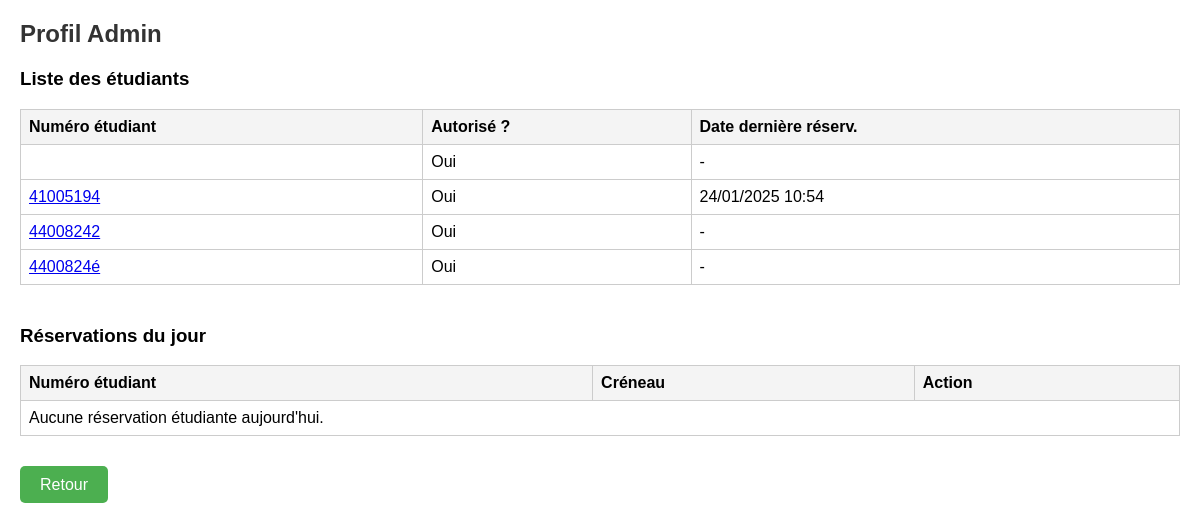
/profilAdmin/ (signed in), run on an earlier commit of the app's database.
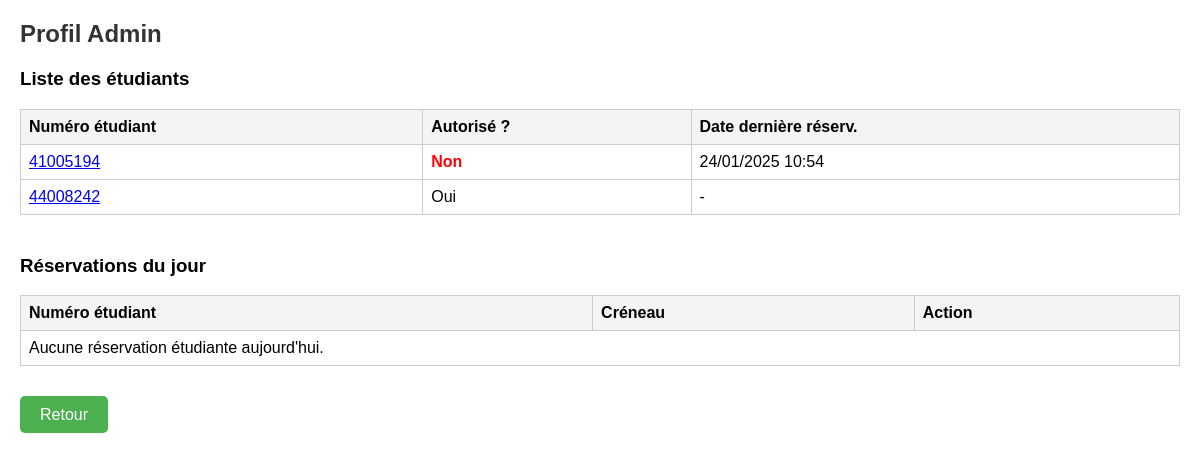
And on a later commit of the database.
### Reservation/models.py (models this page shows, shortened)
class Etudiant(models.Model):
    num_etudiant = models.CharField(unique=True, max_length=8)
    autorise = models.BooleanField(default=True)
    date_derniere_reserv = models.DateTimeField(default=timezone.now)
    class Meta:
        managed = False
        db_table = 'Etudiant'

### Reservation/views.py (the view)
    def wrapper(request, *args, **kwargs):
        if not request.session.get('is_admin', False):
            return redirect('adminLogin')
        return view_func(request, *args, **kwargs)

### Reservation/views.py (called while the page is built)
def admin_required(view_func):
    def wrapper(request, *args, **kwargs):
        if not request.session.get('is_admin', False):
            return redirect('adminLogin')
        return view_func(request, *args, **kwargs)
    return wrapper

@admin_required
def profilAdmin(request):
    students = Etudiant.objects.all().order_by('num_etudiant')
    today = timezone.now().date()
    reservations_today = Reservation.objects.filter(
        date_field=today,
        admin_field=False
    ).order_by('creneau__heure_debut')  # ou un autre ordre de tri
    context = {
        'title': 'Profil Admin',
        'students': students,
        'reservations_today': reservations_today,
    }
    return render(request, 'profilAdmin.html', context)

### Reservation/templates/profilAdmin.html (shortened to what this page needs)
<!DOCTYPE html>
<html>
<head>
</head>
<body>
    <h2>Profil Admin</h2>
    <div class="section">
        <h3>Liste des étudiants</h3>
        <table>
            <thead>
                <tr>
                    <th>Numéro étudiant</th>
                    <th>Autorisé ?</th>
                    <th>Date dernière réserv.</th>
                </tr>
            </thead>
            <tbody>
                {% for student in students %}
                <tr>
                    <td>
                        <a href="{% url 'profilEtudiant' student.num_etudiant %}">
                            {{ student.num_etudiant }}
                        </a>
                    </td>
                    <td>
                        {% if student.autorise %}Oui{% else %}<span class="blocked">Non</span>{% endif %}
                    </td>
                    <td>
                        {% if student.date_derniere_reserv %}
                            {{ student.date_derniere_reserv|date:"d/m/Y H:i" }}
                        {% else %}
                            -
                        {% endif %}
                    </td>
                </tr>
                {% endfor %}
            </tbody>
        </table>
    </div>
    <div class="section">
        <h3>Réservations du jour</h3>
        <table>
            <thead>
                <tr>
                    <th>Numéro étudiant</th>
                    <th>Créneau</th>
                    <th>Action</th>
                </tr>
            </thead>
            <tbody>
            {% for reservation in reservations_today %}
                <tr>
                    <td>{{ reservation.etudiant.num_etudiant }}</td>
                    <td>
                        {% if reservation.creneau %}
                            {{ reservation.creneau.heure_debut }} - {{ reservation.creneau.heure_fin }}
                        {% else %}
                            creneau id={{ reservation.creneau_id }}
                        {% endif %}
                    </td>
                    <td>
                        <a href="{% url 'cancelReservation' reservation.id %}" class="cancel-btn">
                            Annuler
                        </a>
                    </td>
                </tr>
            {% empty %}
                <tr>
                    <td colspan="3">Aucune réservation étudiante aujourd'hui.</td>
                </tr>
            {% endfor %}
            </tbody>
        </table>
    </div>
    <a href="javascript:history.back()" class="back-button">Retour</a>
</body>
</html>

What changed in the data, as far as the page shows it:
removed Etudiant: autorise "Oui"
removed Etudiant: num_etudiant "4400824é", autorise "Oui"
changed Etudiant (number 1 of 2 on the later page): autorise "Oui" → "Non"
